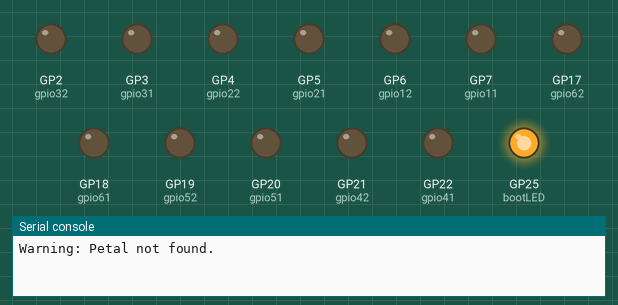
Bench run of a program on a simulated Raspberry Pi Pico running MicroPython. On the bench: output pins drawn as LEDs (lit = HIGH), the last lines printed to the serial console.

Above: at 0.1 s.
At 5.4 s:
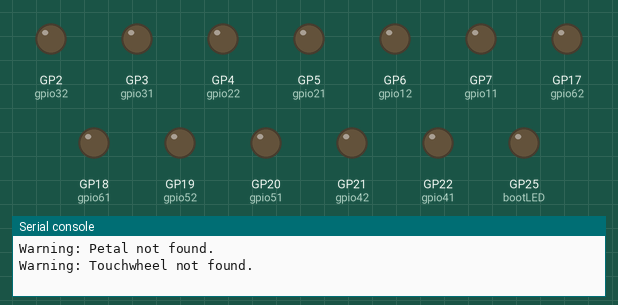
Timing chart, 0 to 6.9 s (numbered marks = the images above):
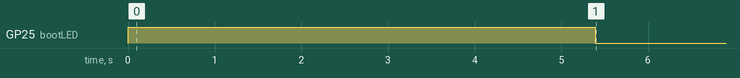

The program:

main.py
```python
from machine import I2C, Pin
import time

counter = 0

## do a quick spiral to test
if petal_bus:
    for j in range(8):
        which_leds = (1 << (j+1)) - 1
        for i in range(1,9):
            print(which_leds)
            petal_bus.writeto_mem(PETAL_ADDRESS, i, bytes([which_leds]))
            time.sleep_ms(30)
            petal_bus.writeto_mem(PETAL_ADDRESS, i, bytes([which_leds]))

while True:

    ## display button status on RGB
    if petal_bus:
        if not buttonA.value():
            petal_bus.writeto_mem(PETAL_ADDRESS, 2, bytes([0x80]))
        else:
            petal_bus.writeto_mem(PETAL_ADDRESS, 2, bytes([0x00]))

        if not buttonB.value():
            petal_bus.writeto_mem(PETAL_ADDRESS, 3, bytes([0x80]))
        else:
            petal_bus.writeto_mem(PETAL_ADDRESS, 3, bytes([0x00]))

        if not buttonC.value():
            petal_bus.writeto_mem(PETAL_ADDRESS, 4, bytes([0x80]))
        else:
            petal_bus.writeto_mem(PETAL_ADDRESS, 4, bytes([0x00]))

    ## see what's going on with the touch wheel
    if touchwheel_bus:
        tw = touchwheel_read(touchwheel_bus)

    ## display touchwheel on petal
    if petal_bus and touchwheel_bus:
        if tw > 0:
            tw = (128 - tw) % 256
            petal = int(tw/32) + 1
        else:
            petal = 999
        for i in range(1,9):
            if i == petal:
                petal_bus.writeto_mem(0, i, bytes([0x7F]))
            else:
                petal_bus.writeto_mem(0, i, bytes([0x00]))


    time.sleep_ms(20)
    bootLED.off()
```

boot.py
```python
## HAL / devices here

from machine import I2C, Pin
import time

PETAL_ADDRESS      = 0x00
TOUCHWHEEL_ADDRESS = 0x54

# Testing options
bootLED = Pin("LED", Pin.OUT)
bootLED.on()

## buttons
buttonA = Pin(8, Pin.IN, Pin.PULL_UP)
buttonB = Pin(9, Pin.IN, Pin.PULL_UP)
buttonC = Pin(28, Pin.IN, Pin.PULL_UP)

## GPIOs
gpio11 = Pin(7, Pin.OUT)
gpio12 = Pin(6, Pin.OUT)

gpio21 = Pin(5, Pin.OUT)
gpio22 = Pin(4, Pin.OUT)

gpio31 = Pin(3, Pin.OUT)
gpio32 = Pin(2, Pin.OUT)

gpio41 = Pin(22, Pin.OUT)
gpio42 = Pin(21, Pin.OUT)

gpio51 = Pin(20, Pin.OUT)
gpio52 = Pin(19, Pin.OUT)

gpio61 = Pin(18, Pin.OUT)
gpio62 = Pin(17, Pin.OUT)

GPIOs = [ [gpio11, gpio12], [gpio21, gpio22], [gpio31, gpio32], [gpio41, gpio42],  [gpio51, gpio52], [gpio61, gpio62] ]


## GPIOs

## Initialize I2C peripherals
i2c0 = I2C(0, sda=Pin(0), scl=Pin(1), freq=400_000)
i2c1 = I2C(1, sda=Pin(26), scl=Pin(27), freq=400_000)

def which_bus_has_device_id(i2c_id, debug=False):
    '''Returns a list of i2c bus objects that have the requested id on them.
    Note this can be of length 0, 1, or 2 depending on which I2C bus the id is found'''

    i2c0_bus = i2c0.scan()
    if debug:
        print("Bus 0: ")
        print(str([hex(x) for x in i2c0_bus]))

    i2c1_bus = i2c1.scan()
    if debug:
        print("Bus 1: ")
        print(str([hex(x) for x in i2c1_bus]))

    busses = []
    if i2c_id in i2c0_bus:
        busses.append(i2c0)
    if i2c_id in i2c1_bus:
        busses.append(i2c1)

    return(busses)


def petal_init(bus):
    """configure the petal SAO"""
    bus.writeto_mem(PETAL_ADDRESS, 0x09, bytes([0x00]))  ## raw pixel mode (not 7-seg)
    bus.writeto_mem(PETAL_ADDRESS, 0x0A, bytes([0x09]))  ## intensity (of 16)
    bus.writeto_mem(PETAL_ADDRESS, 0x0B, bytes([0x07]))  ## enable all segments
    bus.writeto_mem(PETAL_ADDRESS, 0x0C, bytes([0x81]))  ## undo shutdown bits
    bus.writeto_mem(PETAL_ADDRESS, 0x0D, bytes([0x00]))  ##
    bus.writeto_mem(PETAL_ADDRESS, 0x0E, bytes([0x00]))  ## no crazy features (default?)
    bus.writeto_mem(PETAL_ADDRESS, 0x0F, bytes([0x00]))  ## turn off display test mode

## can't use scan logic for petal b/c it's at address 0
## so wrapping the init routine it try: blocks should also work
## later on can test if petal_bus is None
petal_bus = None
try:
    petal_init(i2c0)
    petal_bus = i2c0
except:
    pass
try:
    petal_init(i2c1)
    petal_bus = i2c1
except:
    pass
if not petal_bus:
    print(f"Warning: Petal not found.")


## waiting for wheel with a yellow light
if petal_bus:
    petal_bus.writeto_mem(PETAL_ADDRESS, 3, bytes([0x80]))
    petal_bus.writeto_mem(PETAL_ADDRESS, 2, bytes([0x80]))

## touchwheel last, with a wait loop,  b/c it doesn't init until animation is over
## probably need to implement a timeout here?
touchwheel_bus = None
touchwheel_counter = 0
while not touchwheel_bus:
    try:
        touchwheel_bus =  which_bus_has_device_id(0x54)[0]
    except:
        pass
    time.sleep_ms(100)
    touchwheel_counter = touchwheel_counter + 1
    if touchwheel_counter > 50:
        break
if not touchwheel_bus:
    print(f"Warning: Touchwheel not found.")


def touchwheel_read(bus):
    """Returns 0 for no touch, 1-255 clockwise around the circle from the south"""
    return(touchwheel_bus.readfrom_mem(84, 0, 1)[0])

def touchwheel_rgb(bus, r, g, b):
    """RGB color on the central display.  Each 0-255"""
    touchwheel_bus.writeto_mem(84, 15, bytes([r]))
    touchwheel_bus.writeto_mem(84, 16, bytes([g]))
    touchwheel_bus.writeto_mem(84, 17, bytes([b]))


## goes green if wheel configured
if touchwheel_bus and petal_bus:
    petal_bus.writeto_mem(PETAL_ADDRESS, 3, bytes([0x00]))
if petal_bus:
    petal_bus.writeto_mem(PETAL_ADDRESS, 2, bytes([0x80]))
    time.sleep_ms(200)
    petal_bus.writeto_mem(PETAL_ADDRESS, 2, bytes([0x00]))
```

Measured:
- by itself, GP25 (bootLED): HIGH → LOW at 5.4 s
